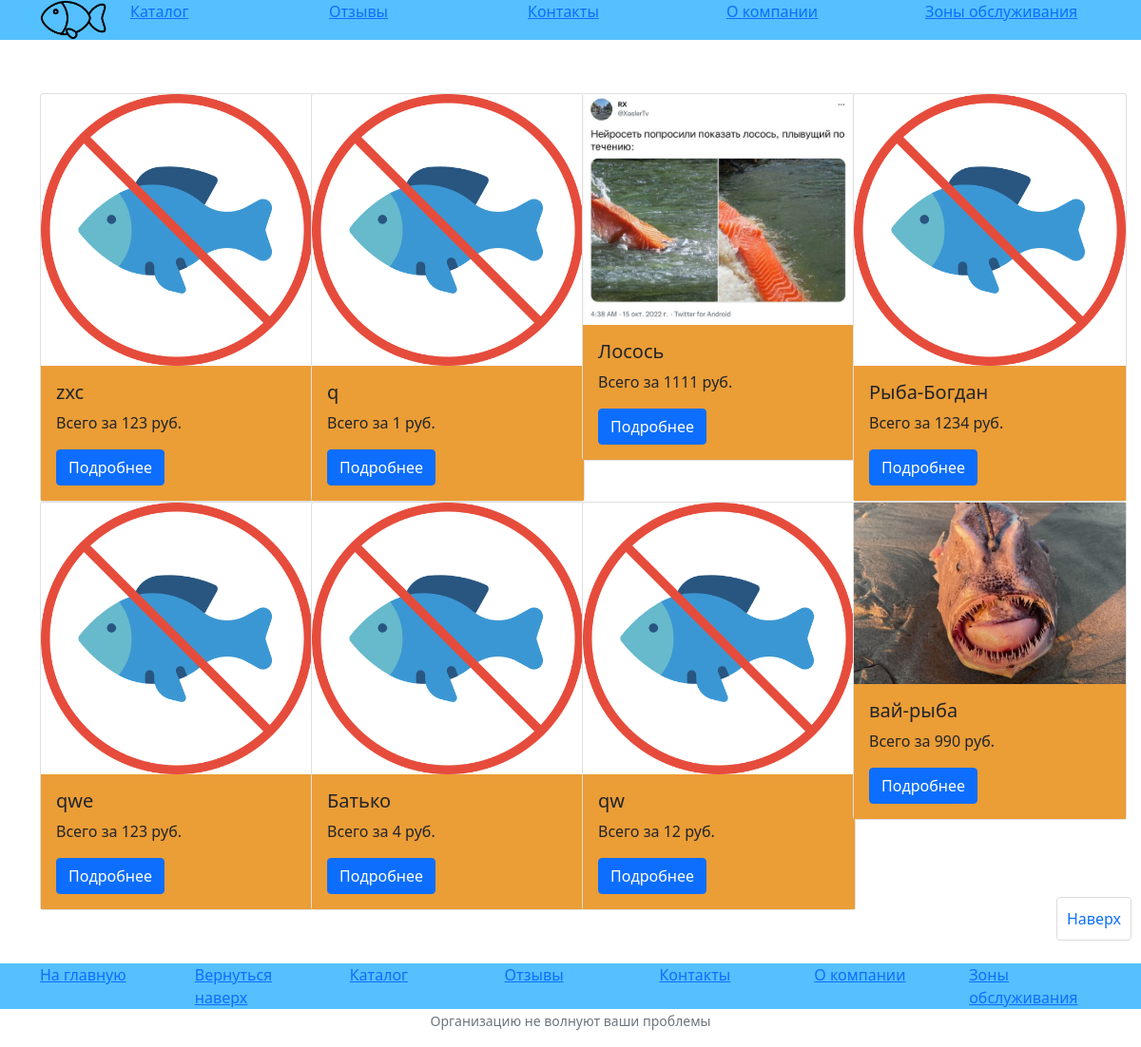
The page / on the database its author committed.
### catalog/models.py (models this page shows, shortened)
class Fish(models.Model):
    name = models.CharField(max_length=255, help_text="Название рыбы")
    price = models.IntegerField(help_text="Стоимость рыбы")
    category = models.ForeignKey(Category, on_delete=models.DO_NOTHING)
    provider = models.ForeignKey(Provider, on_delete=models.DO_NOTHING, null=True)
    active = models.BooleanField(default=0)
    slug = models.SlugField(null=False, unique=True)
    image = models.ImageField(upload_to = 'uploads/%Y/%m/%d/', null = True, blank = True,)
    attributes = models.ManyToManyField(Attribute, through='FilterInfo', related_name='attributes')
    CreateDate = models.DateField(default=datetime.date.today)
    UpdateDate = models.DateField(null=True)

### catalog/views.py (the view)
# urls.py: path('', index, name = 'home'),
def index(request):
    random_fish = Fish.objects.order_by('?')[:12]
    return render (request,'index.html', {'random_fish':random_fish})

### catalog/templates/index.html
{% extends "base.html" %}
{% block content %}
{% load static %}
<div class="section">
    <div class="container">
        <div class="row">
            {% if random_fish %}
                {% for fish in random_fish %}
                    <div class="col-3">
                    <div class="inner-container">
                            <div class="card" style="width: 18rem;">
                                {% if fish.image %}
                                <a href="catalog/fish/{{ fish.slug }}" >
                                    <img class="img-fluid" src="/{{fish.image}}" class="card-img-top" alt="sample text">
                                </a>
                                {% else %}
                                <a href="catalog/fish/{{ fish.slug }}" >
                                    <img class="img-fluid" src="{% static 'fish_placeholder.png' %}" class="card-img-top" alt="sample text">
                                </a>
                                {%  endif %}
                                <div class="card-body" style="background-color: #EB9D36">
                                <h5 class="card-title">{{ fish.name }}</h5>
                                <p class="card-text">Всего за {{ fish.price }} руб.</p>
                                <a href="catalog/fish/{{ fish.slug }}" class="btn btn-primary">Подробнее</a>
                                </div>
                            </div>
                        </div>
                    </div>
                {% endfor %}
            {% else %}
                <p>There are no fish in the store. Eat meat</p>
            {% endif %}
        </div>
    </div>
  </div>
{% endblock %}

### rows shown on the page
Fish: name "zxc", price "123"
Fish: name "q", price "1"
Fish: image (picture), name "Лосось", price "1111"
Fish: name "Рыба-Богдан", price "1234"
Fish: name "qwe", price "123"
Fish: name "Батько", price "4"
Fish: name "qw", price "12"
Fish: image (picture), name "вай-рыба", price "990"
